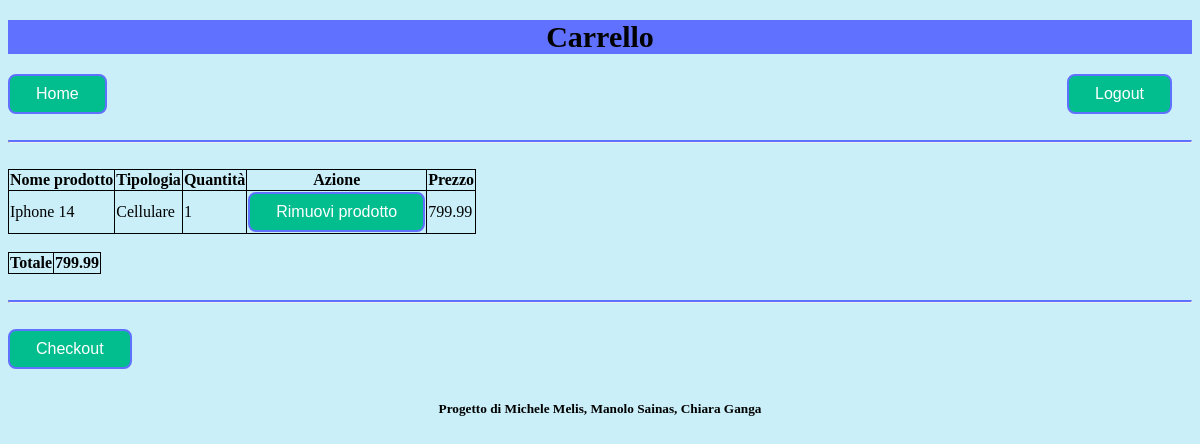
/carrello/ (signed in), run on an earlier commit of the app's database.
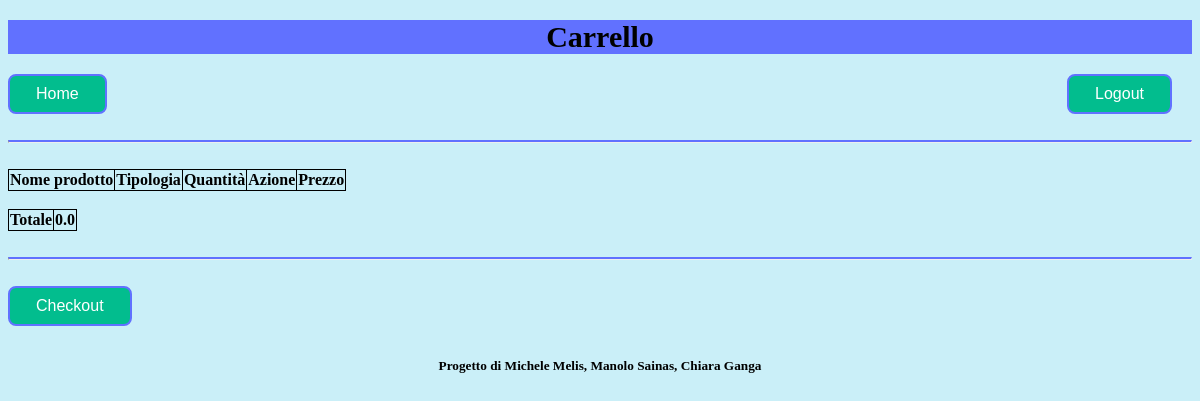
And on a later commit of the database.
### applicazione/models.py (models this page shows, shortened)
class ProdottoCarrello(models.Model):
  quantita = models.IntegerField()
  carrello = models.ForeignKey(Carrello,on_delete=models.CASCADE,related_name='prodotti')
  prodotto = models.ForeignKey(Prodotto,on_delete=models.CASCADE)
  def totale(self):
    return float(format(self.quantita * self.prodotto.prezzo,".2f"))

class Prodotto(models.Model):
  nome = models.CharField(max_length=100)
  tipologia = models.CharField(max_length=100)
  descrizione = models.CharField(max_length=500)
  prezzo = models.FloatField()
  quantita = models.IntegerField()
  stock = models.ForeignKey(Stock,on_delete=models.CASCADE,related_name='prodotti')

class Carrello(models.Model):
  user = models.OneToOneField(User,on_delete=models.CASCADE,related_name='carrello')
  def totale(self):
    prodotti = ProdottoCarrello.objects.filter(carrello=self)
    totale = 0
    for prodotto in prodotti:
      totale += prodotto.prodotto.prezzo * prodotto.quantita
    return float(format(totale,".2f"))

### applicazione/views.py (the view)
# urls.py: path("carrello/", views.carrello_view, name="carrello_view"),
@login_required
def carrello_view(request):
  user = get_user(request)
  if user.is_superuser: return redirect("../Home_amministratore")
  template = loader.get_template("utente/carrello.html")
  user = get_user(request)
  context = {
    "carrello": user.carrello,
  }
  if request.method =="POST":
    prodotto_id = int(request.POST["prodotto_id"])
    if prodotto_id is not None:
      ProdottoCarrello.objects.get(id = prodotto_id).modifica_quantita(-1)
  prodotti = user.carrello.prodotti.all()
  for prodotto in prodotti:
    if prodotto.quantita > prodotto.prodotto.quantita:
      prodotto.quantita = prodotto.prodotto.quantita
  context["prodottiCarrello"] = prodotti
  return HttpResponse(template.render(context, request))

### applicazione/views.py (called while the page is built)
def get_user(request):
  user_id = request.session.get("user_id")
  if user_id:
    return User.objects.get(id = user_id)
  else:
    return None

### applicazione/templates/utente/carrello.html (shortened to what this page needs)
{% load static %}
<!DOCTYPE html>
<html lang="en">
    <head>
        <link rel="stylesheet" href="{% static 'css/style.css' %}">
    </head>
    <body>
        <div class="Carrello">
            <div>
                <h1>Carrello</h1>
                <a href="../home"><button id="homeCarr" class="button" type="button" value="home">Home</button></a>
                <a href="../login"><button id="logoutCarr" class="button" type="button" value="logout">Logout</button></a>
            </div>
            <br><hr><br>
            <div>
                <table id="prodottiCarrello">
                    <thead>
                        <tr>
                            <th><b>Nome prodotto</b></th>
                            <th><b>Tipologia</b></th>
                            <th><b>Quantità</b></th>
                            <th><b>Azione</b></th>
                            <th><b>Prezzo</b></th>
                        </tr>
                    </thead>
                    <tbody>
                    {% for prodottoCarrello in prodottiCarrello %}
                    <tr>
                        <td> {{ prodottoCarrello.prodotto.nome }} </td>
                        <td> {{ prodottoCarrello.prodotto.tipologia }} </td>
                        <td id="{{ prodottoCarrello.prodotto.id }}"> {{ prodottoCarrello.quantita }} </td>
                        <td><form method="post">
                            <input class="button" id="rimuovi_prodotto_{{ prodottoCarrello.prodotto.id }}" type="submit" value="Rimuovi prodotto">
                        </form></td>
                        <td> {{ prodottoCarrello.totale }}</td>
                    </tr>
                    {% endfor %}
                    </tbody>
                </table>
                <br>
                <table id="totale">
                    <tr>
                        <th><b>Totale</b></th>
                        <th> {{ carrello.totale }} </th>
                    </tr>
                </table>
            </div>
            <br><hr><br>
            <div>
                <a href="../checkout"><button id="checkout" class="button" type="button" value="checkout">Checkout</button></a>
            </div>
        </div>
        <footer class="centered-footer">
            <h5>Progetto di Michele Melis, Manolo Sainas, Chiara Ganga</h5>
        </footer>
    </body>
</html>

What changed in the data, as far as the page shows it:
removed ProdottoCarrello: prodotto.nome "Iphone 14", prodotto.tipologia "Cellulare", quantita "1", totale "799.99"
computed for Carrello: totale "799.99" → "0.0"
